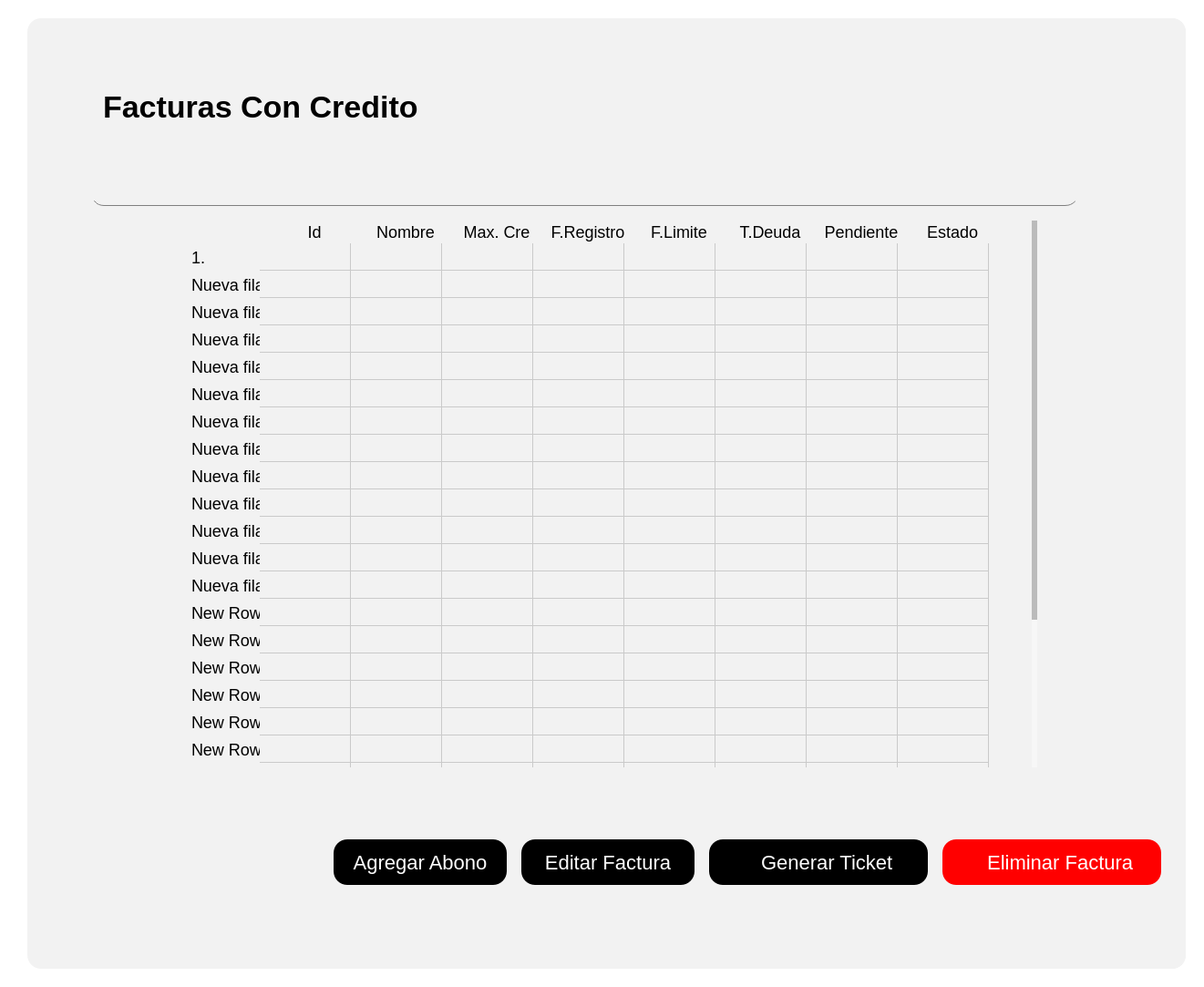
<?xml version="1.0" encoding="UTF-8"?>
<ui version="4.0">
 <class>Form</class>
 <widget class="QWidget" name="Form">
  <property name="geometry">
   <rect>
    <x>0</x>
    <y>0</y>
    <width>1321</width>
    <height>1083</height>
   </rect>
  </property>
  <property name="sizePolicy">
   <sizepolicy hsizetype="Preferred" vsizetype="Fixed">
    <horstretch>0</horstretch>
    <verstretch>0</verstretch>
   </sizepolicy>
  </property>
  <property name="windowTitle">
   <string>Form</string>
  </property>
  <property name="styleSheet">
   <string notr="true">background-color: rgb(255, 255, 255);
</string>
  </property>
  <layout class="QGridLayout" name="gridLayout_2">
   <item row="0" column="0">
    <widget class="QWidget" name="Contenedor" native="true">
     <property name="styleSheet">
      <string notr="true">
QPushButton {
    background-color: black; /* Fondo blanco */
    border: none; /* Sin borde ni decoración inicial */
    color:  white; /* Color del texto */
    border-radius: 15px; /* Bordes circulares */
    padding: 5px 10px; /* Espaciado interno para mejor apariencia */
	height: 40px; /* Altura del botón */
    text-align: center; /* Alinea el texto del botón a la izquierda */
    font-size: 18px; /* Tamaño de fuente */
	margin-top:20px;
}

QPushButton:hover {
    background-color: rgb(106, 106, 106); /* Gris claro al pasar el mouse */
    cursor: pointer; /* Cursor de mano al pasar sobre el botón */
}

QToolButton {
    background-color: white; /* Fondo blanco */
    border: none; /* Sin borde ni decoración inicial */
    color:  rgb(50, 50, 50); /* Color del texto */
    border-radius: 15px; /* Bordes circulares */
    padding: 5px 10px; /* Espaciado interno para mejor apariencia */
	height: 40px; /* Altura del botón */
    text-align: left; /* Alinea el texto del botón a la izquierda */
    font-size: 18px; /* Tamaño de fuente */
    cursor: pointer;
}

QToolButton:hover {
    background-color: #f2f2f2; /* Gris claro al pasar el mouse */
    cursor: pointer;
}
QLineEdit {
    background-color: rgb(255, 255, 255); /* Fondo blanco */
    border: none; /* Sin bordes visibles */
    padding: 4px; /* Espaciado interno entre el texto y los bordes */
    margin-right: 5px; /* Espaciado externo solo a la derecha */
    border-radius: 10px; /* Bordes redondeados */
    color: black; /* Texto negro */
    text-align: left; /* Texto alineado a la izquierda */
    font-size: 18px; /* Tamaño del texto */
}

/* Cuando el QLineEdit está enfocado (se está escribiendo) */
QLineEdit:focus {
    background-color: rgb(230, 230, 250); /* Color de fondo cuando el campo está activo */
    border: 1px solid rgb(0, 0, 0); /* Borde negro al estar activo */
}

QLabel {
    font-size: 20px; /* Tamaño de fuente */
    color:  black; /* Color del texto */
    margin-right: 10px; /* Espaciado a la derecha */
    padding: 5px; /* Espaciado interno */
    text-align: left; /* Alineación del texto a la izquierda */
}
QTableWidget {
    border: none;
    background-color: #ffffff; /* Fondo blanco para la tabla */
    box-shadow: 0 4px 8px rgba(0, 0, 0, 0.1); /* Sombra suave alrededor de la tabla */
}

QTableWidget::item {
    background-color: #f2f2f2; 
    border: none; 
    transition: background-color 0.3s ease; /* Suavizado de transición de color de fondo */
    pointer-events: none; /* Desactiva la interacción con las celdas (como editar) */
}

QTableWidget::item:selected {
    background-color: #aad4ff; /* Color azul claro para celdas seleccionadas */
    color: black; /* Texto negro para celdas seleccionadas */
}

QTableWidget::item:hover {
    background-color: #e6e6e6; /* Color de fondo al pasar el cursor sobre las celdas */
}

QHeaderView::section {
    border: none; 
    background-color: #f2f2f2; 
    font-weight: normal; /* No negritas */
    text-align: center; /* Centrado del texto en los encabezados */
    box-shadow: 0 2px 4px rgba(0, 0, 0, 0.1); /* Sombra suave para los encabezados */
}

QHeaderView::section:focus {
    background-color: #f2f2f2; /* Sin color de fondo cuando está en foco */
    border: none; /* Sin borde cuando está en foco */
}

QTableWidget::item:focus {
    border: none; /* Sin borde cuando las celdas tienen el foco */
    background-color: #f2f2f2; /* Mantener el fondo sin color azul */
}

QTableCornerButton::section {
    background-color: #f2f2f2; 
    border: none; 
}

QTableWidget::verticalHeader {
    background-color: #f2f2f2;
    border: none;
    font-weight: normal; /* No negritas */
}

QTableWidget::item:hover {
    background-color: #e6e6e6; /* Color de fondo al pasar el cursor sobre las celdas */
}

/* Personalización de la barra de desplazamiento */
QScrollBar:vertical {
    border: none;
    background: #f7f7f7; /* Fondo de la barra */
    width: 8px; /* Barra más delgada */
    border-radius: 4px; /* Bordes más redondeados */
}

QScrollBar::handle:vertical {
    background: #bbb; /* Fondo del control deslizante */
    min-height: 20px; /* Control deslizante más delgado */
    border-radius: 4px; /* Bordes redondeados */
    transition: background-color 0.3s ease; /* Transición suave para el cambio de color */
}

QScrollBar::handle:vertical:hover {
    background: #888; /* Color más oscuro cuando el control deslizante está siendo desplazado */
}

QScrollBar::add-line:vertical, QScrollBar::sub-line:vertical {
    border: none;
    background: #f2f2f2; /* Fondo para los botones de la barra */
    height: 0px; /* Sin altura para los botones */
}

QScrollBar:horizontal {
    border: none;
    background: #f7f7f7; /* Fondo de la barra */
    height: 8px; /* Barra más delgada */
    border-radius: 4px; /* Bordes más redondeados */
}

QScrollBar::handle:horizontal {
    background: #bbb; /* Fondo del control deslizante */
    min-width: 20px; /* Control deslizante más delgado */
    border-radius: 4px; /* Bordes redondeados */
    transition: background-color 0.3s ease; /* Transición suave para el cambio de color */
}

QScrollBar::handle:horizontal:hover {
    background: #888; /* Color más oscuro cuando el control deslizante está siendo desplazado */
}

QScrollBar::add-line:horizontal, QScrollBar::sub-line:horizontal {
    border: none;
    background: #f2f2f2; /* Fondo para los botones de la barra */
    width: 0px; /* Sin ancho para los botones */
}


</string>
     </property>
     <layout class="QHBoxLayout" name="horizontalLayout_2">
      <item>
       <widget class="QStackedWidget" name="Contenido">
        <property name="styleSheet">
         <string notr="true">margin-left:10px;
border-radius:15px;
background-color: #f2f2f2; 
</string>
        </property>
        <widget class="QWidget" name="ContenidoPage1">
         <layout class="QVBoxLayout" name="verticalLayout_2">
          <item>
           <widget class="QWidget" name="widget" native="true">
            <property name="styleSheet">
             <string notr="true"/>
            </property>
            <layout class="QVBoxLayout" name="verticalLayout_3">
             <item alignment="Qt::AlignHCenter">
              <widget class="QFrame" name="frame_2">
               <property name="sizePolicy">
                <sizepolicy hsizetype="Preferred" vsizetype="Preferred">
                 <horstretch>0</horstretch>
                 <verstretch>0</verstretch>
                </sizepolicy>
               </property>
               <property name="minimumSize">
                <size>
                 <width>1200</width>
                 <height>50</height>
                </size>
               </property>
               <property name="styleSheet">
                <string notr="true"/>
               </property>
               <layout class="QGridLayout" name="gridLayout_3">
                <item row="1" column="1">
                 <widget class="QLabel" name="label_11">
                  <property name="sizePolicy">
                   <sizepolicy hsizetype="Fixed" vsizetype="Fixed">
                    <horstretch>0</horstretch>
                    <verstretch>0</verstretch>
                   </sizepolicy>
                  </property>
                  <property name="maximumSize">
                   <size>
                    <width>50</width>
                    <height>35</height>
                   </size>
                  </property>
                  <property name="text">
                   <string/>
                  </property>
                  <property name="pixmap">
                   <pixmap>../../assets/iconos/buscar.png</pixmap>
                  </property>
                  <property name="scaledContents">
                   <bool>true</bool>
                  </property>
                 </widget>
                </item>
                <item row="1" column="0">
                 <widget class="QLineEdit" name="InputBuscador">
                  <property name="sizePolicy">
                   <sizepolicy hsizetype="Fixed" vsizetype="Fixed">
                    <horstretch>0</horstretch>
                    <verstretch>0</verstretch>
                   </sizepolicy>
                  </property>
                  <property name="minimumSize">
                   <size>
                    <width>1100</width>
                    <height>0</height>
                   </size>
                  </property>
                  <property name="styleSheet">
                   <string notr="true">QLineEdit {
    border: none;
    border-bottom: 0.5px solid gray;
}

QLineEdit:focus {
    border: none;
    border-bottom: 1.5px solid black; /* Cambia el color y grosor según desees */
}
</string>
                  </property>
                  <property name="text">
                   <string/>
                  </property>
                 </widget>
                </item>
                <item row="0" column="0">
                 <widget class="QLabel" name="LabelProductos">
                  <property name="styleSheet">
                   <string notr="true">#LabelProductos {
    font-weight: bold; /* Negrita */
    font-size: 34px; /* Tamaño de fuente */
}
</string>
                  </property>
                  <property name="text">
                   <string>Facturas Con Credito</string>
                  </property>
                 </widget>
                </item>
               </layout>
              </widget>
             </item>
             <item alignment="Qt::AlignHCenter|Qt::AlignVCenter">
              <widget class="QTableWidget" name="TablaFacturasCredito">
               <property name="sizePolicy">
                <sizepolicy hsizetype="Fixed" vsizetype="Fixed">
                 <horstretch>0</horstretch>
                 <verstretch>0</verstretch>
                </sizepolicy>
               </property>
               <property name="minimumSize">
                <size>
                 <width>950</width>
                 <height>600</height>
                </size>
               </property>
               <property name="font">
                <font>
                 <family>MS Shell Dlg 2</family>
                 <pointsize>11</pointsize>
                 <weight>75</weight>
                 <bold>true</bold>
                </font>
               </property>
               <property name="styleSheet">
                <string notr="true">
QTableWidget {
    border: none;
    box-shadow: 0 4px 8px rgba(0, 0, 0, 0.1); /* Sombra suave alrededor de la tabla */
}

QTableWidget::item {
    background-color: #f2f2f2; 
    border: none; 
    font-size: 18px; /* Tamaño de letra */
    transition: background-color 0.3s ease; /* Suavizado de transición de color de fondo */
    pointer-events: none; /* Desactiva la interacción con las celdas (como editar) */
}

QTableWidget::item:selected {
    background-color: #aad4ff; /* Color azul claro para celdas seleccionadas */
    color: black; /* Texto negro para celdas seleccionadas */
}

QTableWidget::item:hover {
    background-color: #e6e6e6; /* Color de fondo al pasar el cursor sobre las celdas */
}

QHeaderView::section {
    border: none; 
    background-color: #f2f2f2; 
    font-size: 18px; /* Tamaño de letra */
    font-weight: normal; /* No negritas */
    text-align: center; /* Centrado del texto en los encabezados */
    box-shadow: 0 2px 4px rgba(0, 0, 0, 0.1); /* Sombra suave para los encabezados */
}

QHeaderView::section:focus {
    background-color: #f2f2f2; /* Sin color de fondo cuando está en foco */
    border: none; /* Sin borde cuando está en foco */
}

QTableWidget::item:focus {
    border: none; /* Sin borde cuando las celdas tienen el foco */
    background-color: #f2f2f2; /* Mantener el fondo sin color azul */
}

QTableCornerButton::section {
    background-color: #f2f2f2; 
    border: none; 
}

QTableWidget::verticalHeader {
    background-color: #f2f2f2;
    font-size: 23px;
    border: none;
    font-weight: normal; /* No negritas */
}

QTableWidget::item:hover {
    background-color: #e6e6e6; /* Color de fondo al pasar el cursor sobre las celdas */
}
/* Personalización de la barra de desplazamiento */
QScrollBar:vertical {
    border: none;
    background: #f7f7f7; /* Fondo de la barra */
    width: 8px; /* Barra más delgada */
    border-radius: 4px; /* Bordes más redondeados */
    margin: 0px 2px 0px 0px; /* Un pequeño margen para el desplazamiento */
}

QScrollBar::handle:vertical {
    background: #bbb; /* Fondo del control deslizante */
    min-height: 20px; /* Control deslizante más delgado */
    border-radius: 4px; /* Bordes redondeados */
    transition: background-color 0.3s ease; /* Transición suave para el cambio de color */
}

QScrollBar::handle:vertical:hover {
    background: #888; /* Color más oscuro cuando el control deslizante está siendo desplazado */
}

QScrollBar::add-line:vertical, QScrollBar::sub-line:vertical {
    border: none;
    background: #f2f2f2; /* Fondo para los botones de la barra */
    height: 0px; /* Sin altura para los botones */
}

QScrollBar:horizontal {
    border: none;
    background: #f7f7f7; /* Fondo de la barra */
    height: 8px; /* Barra más delgada */
    border-radius: 4px; /* Bordes más redondeados */
    margin: 0px 0px 2px 0px; /* Un pequeño margen para el desplazamiento */
}

QScrollBar::handle:horizontal {
    background: #bbb; /* Fondo del control deslizante */
    min-width: 20px; /* Control deslizante más delgado */
    border-radius: 4px; /* Bordes redondeados */
    transition: background-color 0.3s ease; /* Transición suave para el cambio de color */
}

QScrollBar::handle:horizontal:hover {
    background: #888; /* Color más oscuro cuando el control deslizante está siendo desplazado */
}
</string>
               </property>
               <row>
                <property name="text">
                 <string>1.</string>
                </property>
               </row>
               <row>
                <property name="text">
                 <string>Nueva fila</string>
                </property>
               </row>
               <row>
                <property name="text">
                 <string>Nueva fila</string>
                </property>
               </row>
               <row>
                <property name="text">
                 <string>Nueva fila</string>
                </property>
               </row>
               <row>
                <property name="text">
                 <string>Nueva fila</string>
                </property>
               </row>
               <row>
                <property name="text">
                 <string>Nueva fila</string>
                </property>
               </row>
               <row>
                <property name="text">
                 <string>Nueva fila</string>
                </property>
               </row>
               <row>
                <property name="text">
                 <string>Nueva fila</string>
                </property>
               </row>
               <row>
                <property name="text">
                 <string>Nueva fila</string>
                </property>
               </row>
               <row>
                <property name="text">
                 <string>Nueva fila</string>
                </property>
               </row>
               <row>
                <property name="text">
                 <string>Nueva fila</string>
                </property>
               </row>
               <row>
                <property name="text">
                 <string>Nueva fila</string>
                </property>
               </row>
               <row>
                <property name="text">
                 <string>Nueva fila</string>
                </property>
               </row>
               <row>
                <property name="text">
                 <string>New Row</string>
                </property>
               </row>
               <row>
                <property name="text">
                 <string>New Row</string>
                </property>
               </row>
               <row>
                <property name="text">
                 <string>New Row</string>
                </property>
               </row>
               <row>
                <property name="text">
                 <string>New Row</string>
                </property>
               </row>
               <row>
                <property name="text">
                 <string>New Row</string>
                </property>
               </row>
               <row>
                <property name="text">
                 <string>New Row</string>
                </property>
               </row>
               <row>
                <property name="text">
                 <string>New Row</string>
                </property>
               </row>
               <row>
                <property name="text">
                 <string>New Row</string>
                </property>
               </row>
               <row>
                <property name="text">
                 <string>New Row</string>
                </property>
               </row>
               <row>
                <property name="text">
                 <string>New Row</string>
                </property>
               </row>
               <row>
                <property name="text">
                 <string>New Row</string>
                </property>
               </row>
               <row>
                <property name="text">
                 <string>New Row</string>
                </property>
               </row>
               <row>
                <property name="text">
                 <string>New Row</string>
                </property>
               </row>
               <column>
                <property name="text">
                 <string>Id</string>
                </property>
                <property name="font">
                 <font>
                  <kerning>false</kerning>
                 </font>
                </property>
                <property name="textAlignment">
                 <set>AlignCenter</set>
                </property>
               </column>
               <column>
                <property name="text">
                 <string>Nombre</string>
                </property>
                <property name="textAlignment">
                 <set>AlignCenter</set>
                </property>
               </column>
               <column>
                <property name="text">
                 <string>Max. Cre</string>
                </property>
                <property name="textAlignment">
                 <set>AlignCenter</set>
                </property>
               </column>
               <column>
                <property name="text">
                 <string>F.Registro</string>
                </property>
                <property name="textAlignment">
                 <set>AlignCenter</set>
                </property>
               </column>
               <column>
                <property name="text">
                 <string>F.Limite</string>
                </property>
                <property name="textAlignment">
                 <set>AlignCenter</set>
                </property>
               </column>
               <column>
                <property name="text">
                 <string>T.Deuda</string>
                </property>
                <property name="textAlignment">
                 <set>AlignCenter</set>
                </property>
               </column>
               <column>
                <property name="text">
                 <string>Pendiente</string>
                </property>
                <property name="textAlignment">
                 <set>AlignCenter</set>
                </property>
               </column>
               <column>
                <property name="text">
                 <string>Estado</string>
                </property>
                <property name="textAlignment">
                 <set>AlignCenter</set>
                </property>
               </column>
              </widget>
             </item>
             <item alignment="Qt::AlignRight">
              <widget class="QWidget" name="widget_2" native="true">
               <property name="styleSheet">
                <string notr="true"/>
               </property>
               <layout class="QGridLayout" name="gridLayout">
                <item row="0" column="3">
                 <widget class="QToolButton" name="BtnEditarFactura">
                  <property name="sizePolicy">
                   <sizepolicy hsizetype="Fixed" vsizetype="Fixed">
                    <horstretch>0</horstretch>
                    <verstretch>0</verstretch>
                   </sizepolicy>
                  </property>
                  <property name="minimumSize">
                   <size>
                    <width>200</width>
                    <height>50</height>
                   </size>
                  </property>
                  <property name="maximumSize">
                   <size>
                    <width>200</width>
                    <height>50</height>
                   </size>
                  </property>
                  <property name="cursor">
                   <cursorShape>PointingHandCursor</cursorShape>
                  </property>
                  <property name="styleSheet">
                   <string notr="true">QToolButton {
    background-color: black; /* Fondo blanco */
    border: none; /* Sin borde ni decoración inicial */
    color:  white;
    border-radius: 15px; /* Bordes circulares */
    padding: 5px 10px; /* Espaciado interno para mejor apariencia */
	height: 40px; /* Altura del botón */
    text-align: left; /* Alinea el texto del botón a la izquierda */
    font-size: 22px; /* Tamaño de fuente */
    cursor: pointer;
}

QToolButton:hover {

    background-color: rgb(106, 106, 106); /* Gris claro al pasar el mouse */
    cursor: pointer;
}</string>
                  </property>
                  <property name="text">
                   <string>Editar Factura</string>
                  </property>
                 </widget>
                </item>
                <item row="0" column="5">
                 <widget class="QToolButton" name="BtnEliminarFactura">
                  <property name="sizePolicy">
                   <sizepolicy hsizetype="Fixed" vsizetype="Fixed">
                    <horstretch>0</horstretch>
                    <verstretch>0</verstretch>
                   </sizepolicy>
                  </property>
                  <property name="minimumSize">
                   <size>
                    <width>250</width>
                    <height>50</height>
                   </size>
                  </property>
                  <property name="maximumSize">
                   <size>
                    <width>250</width>
                    <height>50</height>
                   </size>
                  </property>
                  <property name="cursor">
                   <cursorShape>PointingHandCursor</cursorShape>
                  </property>
                  <property name="styleSheet">
                   <string notr="true">QToolButton {
    background-color: red; /* Fondo blanco */
    border: none; /* Sin borde ni decoración inicial */
    color:  white;
    border-radius: 15px; /* Bordes circulares */
    padding: 5px 10px; /* Espaciado interno para mejor apariencia */
	height: 40px; /* Altura del botón */
    text-align: left; /* Alinea el texto del botón a la izquierda */
    font-size: 22px; /* Tamaño de fuente */
    cursor: pointer;
}

QToolButton:hover {

    background-color: rgb(106, 106, 106); /* Gris claro al pasar el mouse */
    cursor: pointer;
}</string>
                  </property>
                  <property name="text">
                   <string>   Eliminar Factura</string>
                  </property>
                  <property name="icon">
                   <iconset>
                    <normaloff>../../assets/iconos/eliminar.png</normaloff>../../assets/iconos/eliminar.png</iconset>
                  </property>
                  <property name="iconSize">
                   <size>
                    <width>30</width>
                    <height>30</height>
                   </size>
                  </property>
                  <property name="toolButtonStyle">
                   <enum>Qt::ToolButtonTextBesideIcon</enum>
                  </property>
                 </widget>
                </item>
                <item row="0" column="0">
                 <widget class="QToolButton" name="BtnAgregarAbono">
                  <property name="minimumSize">
                   <size>
                    <width>200</width>
                    <height>40</height>
                   </size>
                  </property>
                  <property name="maximumSize">
                   <size>
                    <width>200</width>
                    <height>50</height>
                   </size>
                  </property>
                  <property name="cursor">
                   <cursorShape>PointingHandCursor</cursorShape>
                  </property>
                  <property name="styleSheet">
                   <string notr="true">QToolButton {
    background-color: black; /* Fondo blanco */
    border: none; /* Sin borde ni decoración inicial */
    color:  white;
    border-radius: 15px; /* Bordes circulares */
    padding: 5px 10px; /* Espaciado interno para mejor apariencia */
	height: 40px; /* Altura del botón */
    text-align: left; /* Alinea el texto del botón a la izquierda */
    font-size: 22px; /* Tamaño de fuente */
    cursor: pointer;
}

QToolButton:hover {

    background-color: rgb(106, 106, 106); /* Gris claro al pasar el mouse */
    cursor: pointer;
}</string>
                  </property>
                  <property name="text">
                   <string>Agregar Abono</string>
                  </property>
                 </widget>
                </item>
                <item row="0" column="4">
                 <widget class="QToolButton" name="BtnGenerarTicket">
                  <property name="minimumSize">
                   <size>
                    <width>250</width>
                    <height>50</height>
                   </size>
                  </property>
                  <property name="maximumSize">
                   <size>
                    <width>250</width>
                    <height>50</height>
                   </size>
                  </property>
                  <property name="cursor">
                   <cursorShape>PointingHandCursor</cursorShape>
                  </property>
                  <property name="styleSheet">
                   <string notr="true">QToolButton {
    background-color: black; /* Fondo blanco */
    border: none; /* Sin borde ni decoración inicial */
    color:  white;
    border-radius: 15px; /* Bordes circulares */
    padding: 5px 10px; /* Espaciado interno para mejor apariencia */
	height: 40px; /* Altura del botón */
    text-align: left; /* Alinea el texto del botón a la izquierda */
    font-size: 22px; /* Tamaño de fuente */
    cursor: pointer;
}

QToolButton:hover {

    background-color: rgb(106, 106, 106); /* Gris claro al pasar el mouse */
    cursor: pointer;
}</string>
                  </property>
                  <property name="text">
                   <string>   Generar Ticket</string>
                  </property>
                  <property name="icon">
                   <iconset>
                    <normaloff>../../assets/iconos/pdf.png</normaloff>../../assets/iconos/pdf.png</iconset>
                  </property>
                  <property name="iconSize">
                   <size>
                    <width>30</width>
                    <height>30</height>
                   </size>
                  </property>
                  <property name="toolButtonStyle">
                   <enum>Qt::ToolButtonTextBesideIcon</enum>
                  </property>
                 </widget>
                </item>
               </layout>
              </widget>
             </item>
            </layout>
           </widget>
          </item>
         </layout>
        </widget>
       </widget>
      </item>
     </layout>
    </widget>
   </item>
  </layout>
 </widget>
 <resources/>
 <connections/>
</ui>
